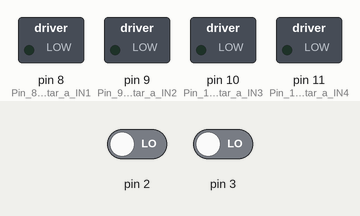
Recording of a sketch running on a simulated Arduino Uno, built with avr-gcc and run on an emulated ATmega328P. Parts: switched loads named in the sketch (green lamp = pin HIGH). The inputs (shaded band) are chosen by the test bench; at power-on: pin 2 LOW, pin 3 LOW.

Above: at 1.2 s.
1.3 s: pin 2 driven HIGH
At 2.5 s:
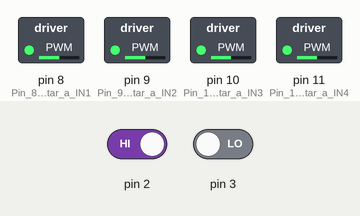
2.8 s: pin 2 driven LOW
At 4.0 s:
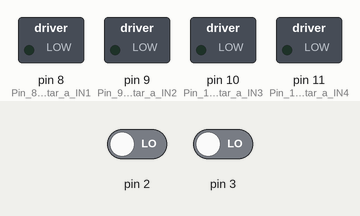
4.3 s: pin 3 driven HIGH
At 5.0 s:
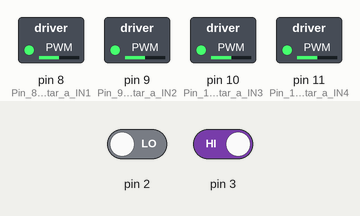
5.8 s: pin 3 driven LOW
At 6.6 s:
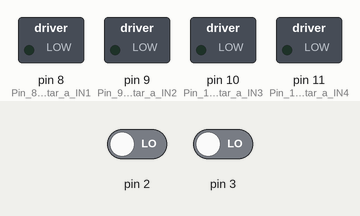
7.3 s: pin 2 driven HIGH
At 8.5 s:
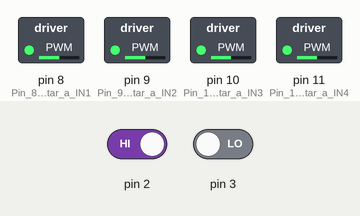
Timing chart, 0 to 9.8 s (numbered marks = the images above; inputs shaded):
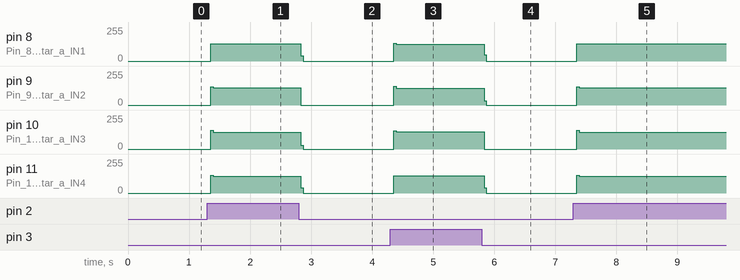

The sketch:

Motor_Paso_a_Paso_2.ino
```cpp
int retardo=2;          // Tiempo de retardo en milisegundos (Velocidad del Motor)


void setup() {
pinMode(11, OUTPUT);    // Pin 11 conectar a IN4
pinMode(10, OUTPUT);    // Pin 10 conectar a IN3
pinMode(9, OUTPUT);     // Pin 9 conectar a IN2
pinMode(8, OUTPUT);     // Pin 8 conectar a IN1
pinMode(2, INPUT);
pinMode(3, INPUT);
}

void loop() {

if (digitalRead(2)==HIGH){
paso_der();
}
else{

if (digitalRead(3)==HIGH){
  paso_izq();
}
else{

apagado();
}
}


}  ///////////////////// Fin del Loop ///////////////////////////

void paso_der(){         // Pasos a la derecha
 digitalWrite(11, LOW);
 digitalWrite(10, LOW);
 digitalWrite(9, HIGH);
 digitalWrite(8, HIGH);
   delay(retardo);
 digitalWrite(11, LOW);
 digitalWrite(10, HIGH);
 digitalWrite(9, HIGH);
 digitalWrite(8, LOW);
   delay(retardo);
 digitalWrite(11, HIGH);
 digitalWrite(10, HIGH);
 digitalWrite(9, LOW);
 digitalWrite(8, LOW);
  delay(retardo);
 digitalWrite(11, HIGH);
 digitalWrite(10, LOW);
 digitalWrite(9, LOW);
 digitalWrite(8, HIGH);
  delay(retardo);
}

void paso_izq() {        // Pasos a la izquierda
 digitalWrite(11, HIGH);
 digitalWrite(10, HIGH);
 digitalWrite(9, LOW);
 digitalWrite(8, LOW);
  delay(retardo);
 digitalWrite(11, LOW);
 digitalWrite(10, HIGH);
 digitalWrite(9, HIGH);
 digitalWrite(8, LOW);
  delay(retardo);
 digitalWrite(11, LOW);
 digitalWrite(10, LOW);
 digitalWrite(9, HIGH);
 digitalWrite(8, HIGH);
  delay(retardo);
 digitalWrite(11, HIGH);
 digitalWrite(10, LOW);
 digitalWrite(9, LOW);
 digitalWrite(8, HIGH);
  delay(retardo);
}

void apagado() {         // Apagado del Motor
 digitalWrite(11, LOW);
 digitalWrite(10, LOW);
 digitalWrite(9, LOW);
 digitalWrite(8, LOW);
 }
```

Measured:
- after the input at 1.3 s, pin 8 (Pin_8_conectar_a_IN1), pin 9 (Pin_9_conectar_a_IN2): 0/255 → 129/255 after 0.05 s; pin 10 (Pin_10_conectar_a_IN3), pin 11 (Pin_11_conectar_a_IN4): 0/255 → 126/255 after 0.05 s
- after the input at 2.8 s, pin 8 (Pin_8_conectar_a_IN1), pin 9 (Pin_9_conectar_a_IN2): 129/255 → 0/255 at once; pin 10 (Pin_10_conectar_a_IN3), pin 11 (Pin_11_conectar_a_IN4): 126/255 → 0/255 at once
- after the input at 4.3 s, pin 8 (Pin_8_conectar_a_IN1), pin 9 (Pin_9_conectar_a_IN2): 0/255 → 126/255 after 0.05 s; pin 10 (Pin_10_conectar_a_IN3), pin 11 (Pin_11_conectar_a_IN4): 0/255 → 129/255 after 0.05 s
- after the input at 5.8 s, pin 8 (Pin_8_conectar_a_IN1), pin 9 (Pin_9_conectar_a_IN2): 126/255 → 0/255 at once; pin 10 (Pin_10_conectar_a_IN3), pin 11 (Pin_11_conectar_a_IN4): 129/255 → 0/255 at once
- after the input at 7.3 s, pin 8 (Pin_8_conectar_a_IN1), pin 9 (Pin_9_conectar_a_IN2): 0/255 → 129/255 after 0.05 s; pin 10 (Pin_10_conectar_a_IN3), pin 11 (Pin_11_conectar_a_IN4): 0/255 → 126/255 after 0.05 s
